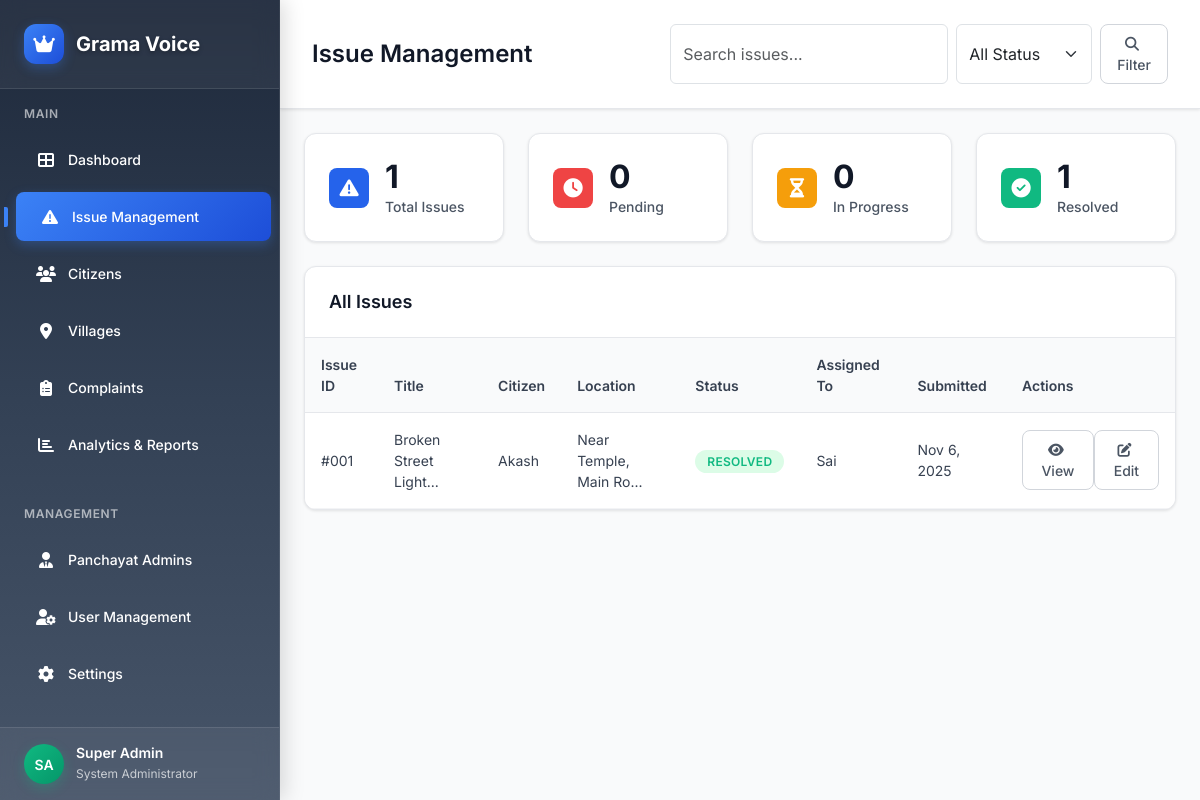
The app's page /superadmin/issue_management.php (signed in) with its own data.
### tables this page shows
CREATE TABLE IF NOT EXISTS issues (
    id INT PRIMARY KEY AUTO_INCREMENT,
    user_id INT NOT NULL,
    title VARCHAR(255) NOT NULL,
    description TEXT NOT NULL,
    photo VARCHAR(500),
    location VARCHAR(255),
    latitude DECIMAL(10, 8) NULL,
    longitude DECIMAL(11, 8) NULL,
    location_accuracy DECIMAL(8, 2) NULL,
    status ENUM('Pending', 'In Progress', 'Resolved') DEFAULT 'Pending',
    assigned_to INT,
    admin_notes TEXT,
    resolution_photo VARCHAR(500),
    created_at TIMESTAMP DEFAULT CURRENT_TIMESTAMP,
    updated_at TIMESTAMP DEFAULT CURRENT_TIMESTAMP ON UPDATE CURRENT_TIMESTAMP,
    FOREIGN KEY (user_id) REFERENCES users(id) ON DELETE CASCADE,
    FOREIGN KEY (assigned_to) REFERENCES panchayat_admins(id) ON DELETE SET NULL
);

CREATE TABLE IF NOT EXISTS users (
    id INT PRIMARY KEY AUTO_INCREMENT,
    name VARCHAR(255) NOT NULL,
    phone VARCHAR(15) UNIQUE NOT NULL,
    email VARCHAR(255) DEFAULT NULL,
    address TEXT DEFAULT NULL,
    otp VARCHAR(10),
    verified BOOLEAN DEFAULT FALSE,
    created_at TIMESTAMP DEFAULT CURRENT_TIMESTAMP,
    updated_at TIMESTAMP DEFAULT CURRENT_TIMESTAMP ON UPDATE CURRENT_TIMESTAMP
);

CREATE TABLE IF NOT EXISTS panchayat_admins (
    id INT PRIMARY KEY AUTO_INCREMENT,
    name VARCHAR(255) NOT NULL,
    phone VARCHAR(15) UNIQUE NOT NULL,
    password VARCHAR(255) NOT NULL,
    village_name VARCHAR(255) NOT NULL,
    email VARCHAR(255) DEFAULT NULL,
    profile_image VARCHAR(500) DEFAULT NULL,
    status ENUM('active', 'inactive') DEFAULT 'active',
    created_at TIMESTAMP DEFAULT CURRENT_TIMESTAMP,
    updated_at TIMESTAMP DEFAULT CURRENT_TIMESTAMP ON UPDATE CURRENT_TIMESTAMP
);

### config/db.php (called while the page is built, shortened)
<?php
class Database {
    private $connection;
    private static $instance = null;
    private function __construct() {
        try {
            $this->connection = new mysqli(DB_HOST, DB_USERNAME, DB_PASSWORD, DB_NAME);
            $this->connection->set_charset("utf8");
        } catch (Exception $e) {
            $this->logError("Database connection error: " . $e->getMessage());
            die("Database connection error: " . $e->getMessage());
        }
    }
    public static function getInstance() {
        if (self::$instance === null) {
            self::$instance = new self();
        }
        return self::$instance;
    }
    public function prepare($sql) {
        try {
            $stmt = $this->connection->prepare($sql);
            return $stmt;
        } catch (Exception $e) {
            $this->logError("Prepare exception: " . $e->getMessage() . " | SQL: " . $sql);
            return false;
        }
    }
}
function getDB() {
    return Database::getInstance();
}
?>

### superadmin/issue_management.php (the view, shortened to what this page needs)
<?php
require_once '../config/db.php';
$db = getDB();
$status_filter = $_GET['status'] ?? 'all';
$search_query = $_GET['search'] ?? '';
$where_conditions = [];
$where_clause = !empty($where_conditions) ? 'WHERE ' . implode(' AND ', $where_conditions) : '';
$sql = "
    SELECT i.*, u.name as user_name, u.phone as user_phone, pa.name as admin_name, pa.village_name
    FROM issues i
    JOIN users u ON i.user_id = u.id
    LEFT JOIN panchayat_admins pa ON i.assigned_to = pa.id
    $where_clause
    ORDER BY i.created_at DESC
";
$stmt = $db->prepare($sql);
$stmt->execute();
$issues = $stmt->get_result()->fetch_all(MYSQLI_ASSOC);
$total_issues = count($issues);
$pending_issues = count(array_filter($issues, function($issue) { return $issue['status'] === 'Pending'; }));
$in_progress_issues = count(array_filter($issues, function($issue) { return $issue['status'] === 'In Progress'; }));
$resolved_issues = count(array_filter($issues, function($issue) { return $issue['status'] === 'Resolved'; }));
?>
<!DOCTYPE html>
<html lang="en">
<head>
    <link href="https://cdn.jsdelivr.net/npm/bootstrap@5.3.0/dist/css/bootstrap.min.css" rel="stylesheet">
    <link rel="stylesheet" href="https://cdnjs.cloudflare.com/ajax/libs/font-awesome/6.4.0/css/all.min.css">
</head>
<body>
    <div class="sidebar">
        <div class="sidebar-brand">
            <div class="brand-logo">
                <div class="brand-icon">
                    <i class="fas fa-crown"></i>
                </div>
                <div class="brand-text">Grama Voice</div>
            </div>
        </div>
        <div class="sidebar-nav">
            <div class="nav-section">
                <div class="nav-section-title">Main</div>
                <nav class="nav flex-column">
                    <a class="nav-link" href="dashboard.php">
                        <i class="fas fa-th-large nav-icon"></i>Dashboard
                    </a>
                    <a class="nav-link active" href="issue_management.php">
                        <i class="fas fa-exclamation-triangle nav-icon"></i>Issue Management
                    </a>
                    <a class="nav-link" href="citizens.php">
                        <i class="fas fa-users nav-icon"></i>Citizens
                    </a>
                    <a class="nav-link" href="villages.php">
                        <i class="fas fa-map-marker-alt nav-icon"></i>Villages
                    </a>
                    <a class="nav-link" href="complaints.php">
                        <i class="fas fa-clipboard-list nav-icon"></i>Complaints
                    </a>
                    <a class="nav-link" href="analytics.php">
                        <i class="fas fa-chart-bar nav-icon"></i>Analytics & Reports
                    </a>
                </nav>
            </div>
            <div class="nav-section">
                <div class="nav-section-title">Management</div>
                <nav class="nav flex-column">
                    <a class="nav-link" href="admins.php">
                        <i class="fas fa-user-tie nav-icon"></i>Panchayat Admins
                    </a>
                    <a class="nav-link" href="users.php">
                        <i class="fas fa-user-cog nav-icon"></i>User Management
                    </a>
                    <a class="nav-link" href="settings.php">
                        <i class="fas fa-cog nav-icon"></i>Settings
                    </a>
                </nav>
            </div>
        </div>
        <div class="user-profile">
            <div class="user-info">
                <div class="user-avatar">
                    SA
                </div>
                <div class="user-details">
                    <h6>Super Admin</h6>
                    <small>System Administrator</small>
                </div>
            </div>
        </div>
    </div>
    <div class="main-content">
        <div class="top-header">
            <div class="header-content">
                <h1 class="page-title">Issue Management</h1>
                <div class="header-actions">
                    <form method="GET" class="d-flex gap-2">
                        <input type="text" name="search" class="form-control" placeholder="Search issues..." value="<?php echo htmlspecialchars($search_query); ?>">
                        <select name="status" class="form-select" style="width: auto;">
                            <option value="all" <?php echo $status_filter === 'all' ? 'selected' : ''; ?>>All Status</option>
                        </select>
                        <button type="submit" class="btn-outline">
                            <i class="fas fa-search me-1"></i>Filter
                        </button>
                    </form>
                </div>
            </div>
        </div>
        <div class="p-4">
            <div class="row g-4 mb-4">
                <div class="col-md-3">
                    <div class="stat-card">
                        <div class="d-flex align-items-center">
                            <div class="stat-icon total me-3">
                                <i class="fas fa-exclamation-triangle"></i>
                            </div>
                            <div>
                                <h3 class="stat-value"><?php echo $total_issues; ?></h3>
                                <p class="stat-label">Total Issues</p>
                            </div>
                        </div>
                    </div>
                </div>
                <div class="col-md-3">
                    <div class="stat-card">
                        <div class="d-flex align-items-center">
                            <div class="stat-icon pending me-3">
                                <i class="fas fa-clock"></i>
                            </div>
                            <div>
                                <h3 class="stat-value"><?php echo $pending_issues; ?></h3>
                                <p class="stat-label">Pending</p>
                            </div>
                        </div>
                    </div>
                </div>
                <div class="col-md-3">
                    <div class="stat-card">
                        <div class="d-flex align-items-center">
                            <div class="stat-icon progress me-3">
                                <i class="fas fa-hourglass-half"></i>
                            </div>
                            <div>
                                <h3 class="stat-value"><?php echo $in_progress_issues; ?></h3>
                                <p class="stat-label">In Progress</p>
                            </div>
                        </div>
                    </div>
                </div>
                <div class="col-md-3">
                    <div class="stat-card">
                        <div class="d-flex align-items-center">
                            <div class="stat-icon resolved me-3">
                                <i class="fas fa-check-circle"></i>
                            </div>
                            <div>
                                <h3 class="stat-value"><?php echo $resolved_issues; ?></h3>
                                <p class="stat-label">Resolved</p>
                            </div>
                        </div>
                    </div>
                </div>
            </div>
            <div class="table-container">
                <div class="table-header">
                    <h5 class="table-title">All Issues</h5>
                </div>
                <div class="table-responsive">
                    <table class="table table-hover mb-0">
                        <thead>
                            <tr>
                                <th>Issue ID</th>
                                <th>Title</th>
                                <th>Citizen</th>
                                <th>Location</th>
                                <th>Status</th>
                                <th>Assigned To</th>
                                <th>Submitted</th>
                                <th>Actions</th>
                            </tr>
                        </thead>
                        <tbody>
                            <?php if (empty($issues)): ?>
                                <tr>
                                    <td colspan="8" class="text-center py-5">
                                        <i class="fas fa-inbox text-muted" style="font-size: 3rem;"></i>
                                        <h5 class="text-muted mt-3">No issues found</h5>
                                        <p class="text-muted">No issues match your current filters.</p>
                                    </td>
                                </tr>
                            <?php else: ?>
                                <?php foreach ($issues as $issue): ?>
                                    <tr>
                                        <td>#<?php echo str_pad($issue['id'], 3, '0', STR_PAD_LEFT); ?></td>
                                        <td><?php echo htmlspecialchars(substr($issue['title'], 0, 30)) . '...'; ?></td>
                                        <td><?php echo htmlspecialchars($issue['user_name']); ?></td>
                                        <td><?php echo htmlspecialchars(substr($issue['location'], 0, 20)) . '...'; ?></td>
                                        <td>
                                            <span class="severity-badge severity-<?php echo strtolower(str_replace(' ', '-', $issue['status'])); ?>">
                                                <?php echo $issue['status']; ?>
                                            </span>
                                        </td>
                                        <td><?php echo $issue['admin_name'] ? htmlspecialchars($issue['admin_name']) : 'Unassigned'; ?></td>
                                        <td><?php echo date('M j, Y', strtotime($issue['created_at'])); ?></td>
                                        <td>
                                            <div class="btn-group" role="group">
                                                <button class="btn-outline btn-sm" data-bs-toggle="modal" data-bs-target="#issueModal<?php echo $issue['id']; ?>">
                                                    <i class="fas fa-eye me-1"></i>View
                                                </button>
                                                <button class="btn-outline btn-sm" data-bs-toggle="modal" data-bs-target="#editModal"
                                                        data-issue-id="<?php echo $issue['id']; ?>"
                                                        data-issue-title="<?php echo htmlspecialchars($issue['title']); ?>"
                                                        data-issue-description="<?php echo htmlspecialchars($issue['description']); ?>"
                                                        data-issue-status="<?php echo $issue['status']; ?>"
                                                        data-issue-assigned="<?php echo $issue['assigned_to']; ?>"
                                                        data-issue-notes="<?php echo htmlspecialchars($issue['admin_notes'] ?? ''); ?>">
                                                    <i class="fas fa-edit me-1"></i>Edit
                                                </button>
                                            </div>
                                        </td>
                                    </tr>
                                <?php endforeach; ?>
                            <?php endif; ?>
                        </tbody>
                    </table>
                </div>
            </div>
        </div>
    </div>
</body>
</html>

### records on screen
issues: status "0", status "1", id "001", title "Broken Street Light", user.name "Akash", location "Near Temple, Main Ro", status "RESOLVED", assigned_to.name "Sai", created_at "Nov 6, 2025"

### other values on screen
$total_issues "1"
